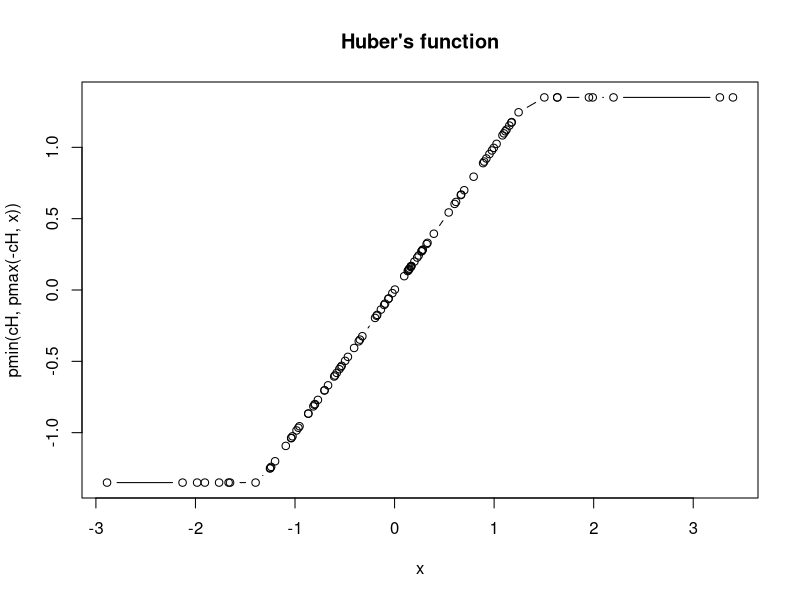
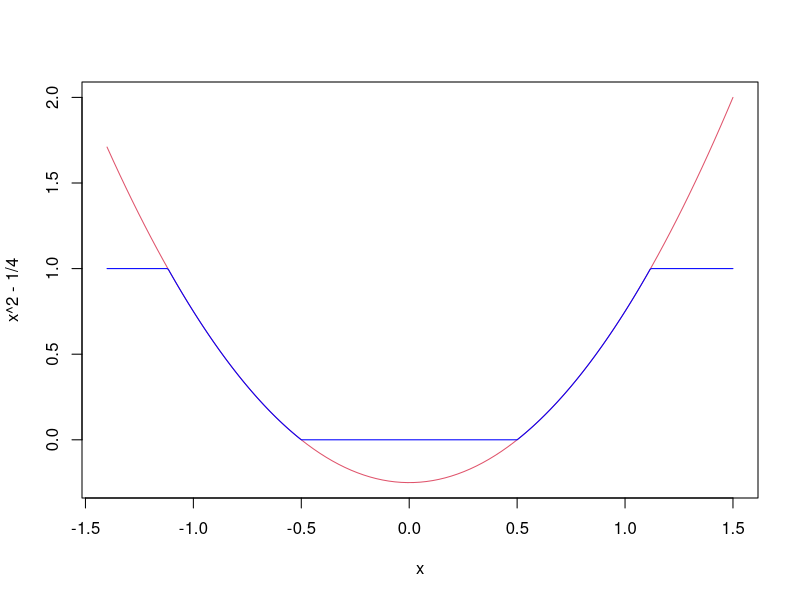
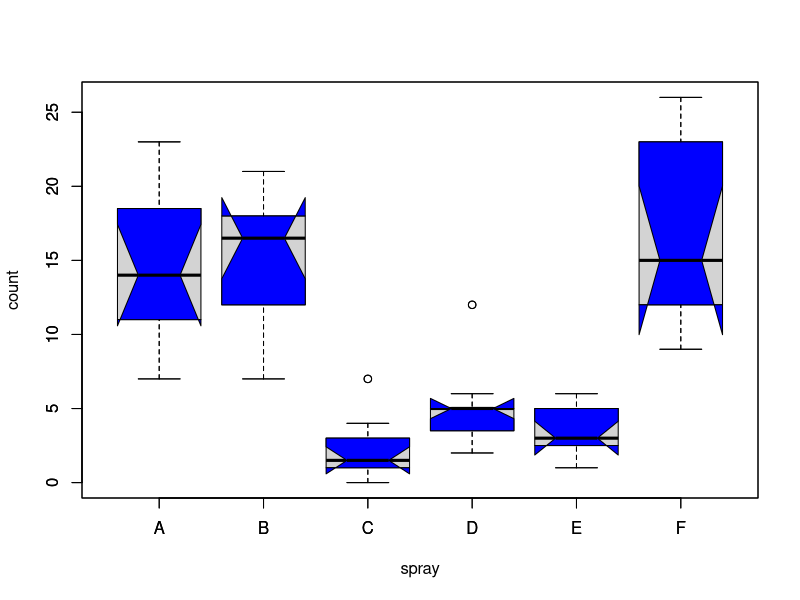
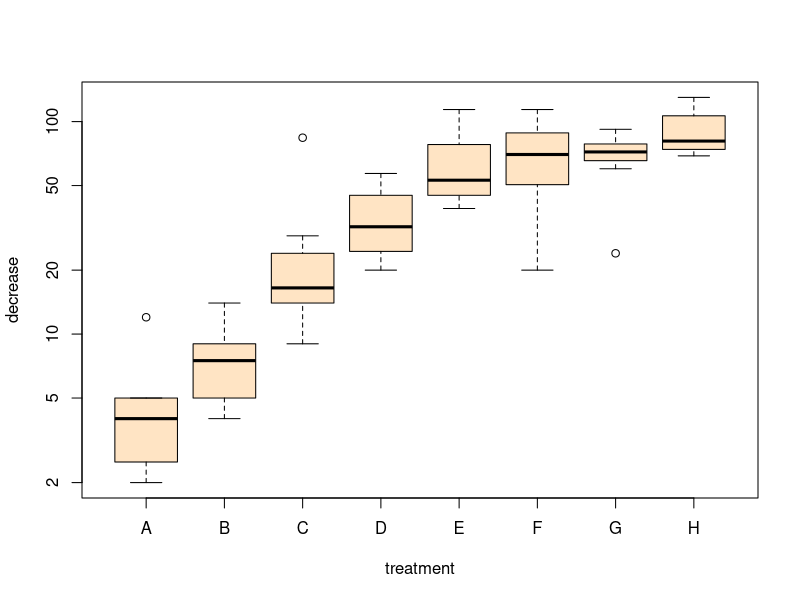
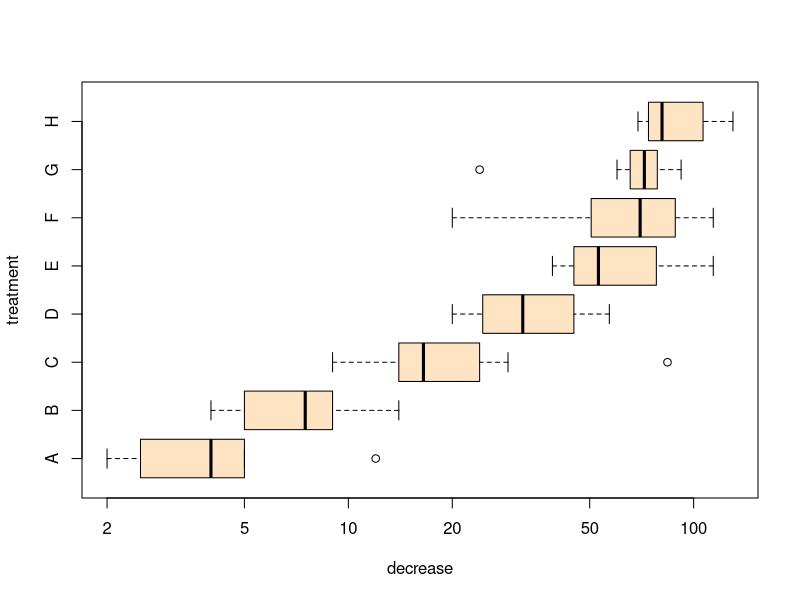
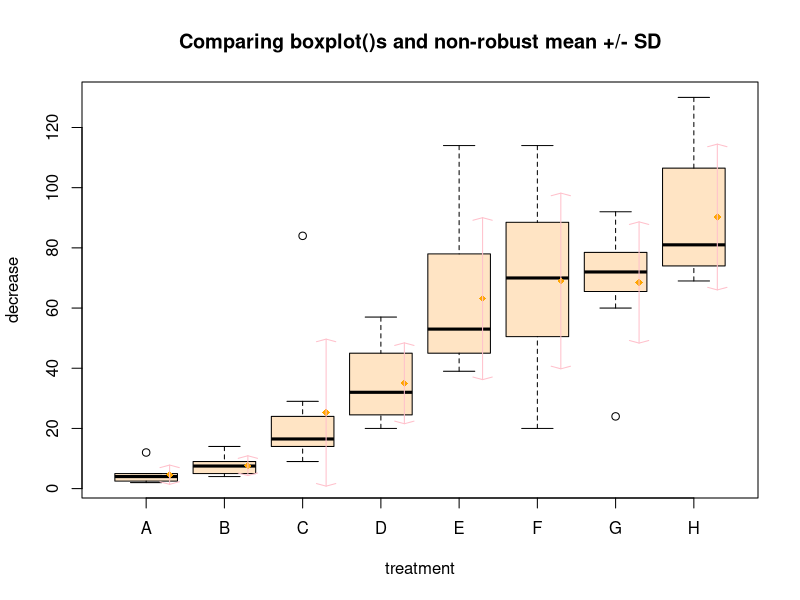
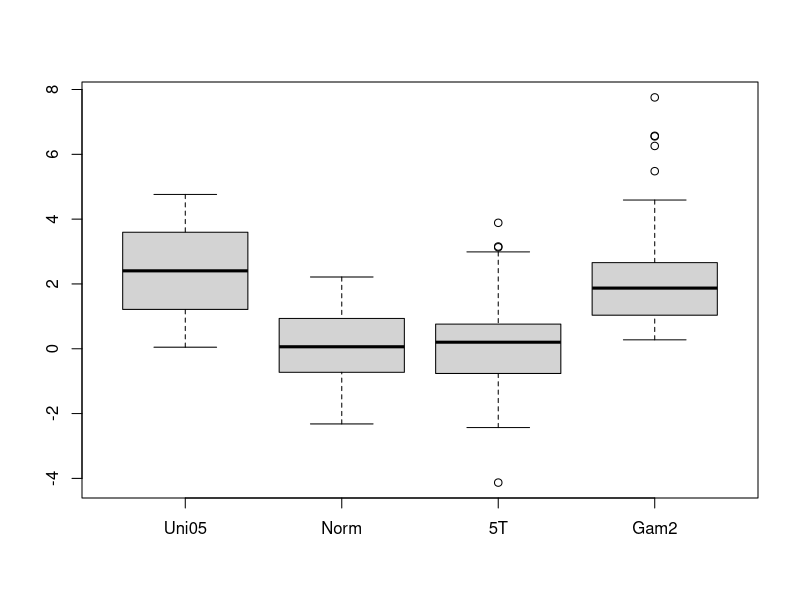
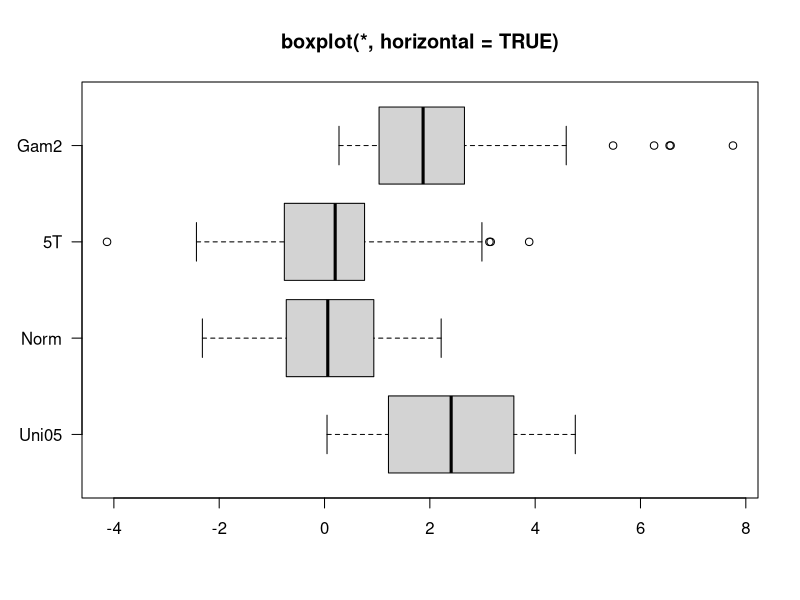

The R source for these figures, in order: (Note: this script raises an error after producing the figures.)
## ---- chunk 1
1 + 1
## ---- chunk 2
"Go Jacks"
## ---- chunk 3
3 < 4
## ---- chunk 4
2 + 2 == 5
## ---- chunk 5
T == TRUE
## ---- chunk 6
x = 42
## ---- chunk 7
x <- 42
## ---- chunk 8
x / 2
log(x)
x^2
sqrt(x)
x>1
## ---- chunk 9
x <- "Go Jacks!"
## ---- chunk 10
x
## ---- chunk 11
x <- TRUE
## ---- chunk 12
sum(1, 3, 5)
## ---- chunk 13
rep("Yo ho!", times = 3)
## ---- chunk 14
? sum 
## ---- chunk 15
example(min)
## ---- chunk 16
min(5:1, pi)  # -> one number
## ---- chunk 17
example(boxplot)  # bring example of boxplot
## ---- chunk 18
max(1, 3, 5)  # return the maximum value of a vector
## ---- chunk 19
x <- c(5, 2, 22, 11, 5)
## ---- chunk 20
c(1, TRUE, "three")
## ---- chunk 21
5:9
## ---- chunk 22
seq(5, 9)
## ---- chunk 23
seq(5, 9, .5)
## ---- chunk 24
x[4]
x[2:4]
## ---- chunk 25
y <- x[2:4]
## ---- chunk 26
y <- x[2:4]; y
## ---- chunk 27
length(x)
## ---- chunk 28
max(x)
min(x)
sum(x)
mean(x)
median(x)
summary(x)
sd(x)
## ---- chunk 29
rank(x)
sort(x)
sort(x, decreasing = T)
## ---- chunk 30
diff(x)
## ---- chunk 31
rev(x)
## ---- chunk 32
log(x)
sqrt(x)
x^2
2*x + 1
## ---- chunk 33
y <- x[-2]
y
## ---- chunk 34
c(x, 7)
append(x, 7)
## ---- chunk 35
unique(x)
## ---- chunk 36
table(x)
## ---- chunk 37
which.max(x)
which.min(x)
## ---- chunk 38
which(x == 11)
## ---- chunk 39
sample(x, 2)
## ---- chunk 40
names(x) <- c("x", "y", "z", "Amy", "John")
x
## ---- chunk 41
x["Amy"]
## ---- chunk 42
y <- c(5, 11, 8)
z <- match(y, x)
z
## ---- chunk 43
is.na(x)
is.na(z)
## ---- chunk 44
sum(z)
## ---- chunk 45
? sum
## ---- chunk 46
sum(z, na.rm = TRUE)
## ---- chunk 47
x <- seq(1, 20, 0.1)
y <- sqrt(x)
## ---- chunk 48
plot(x, y)
## ---- chunk 49
c(7, 3, 9)
## ---- chunk 50
fishes <- c(7, 3, 9)
fishes
## ---- chunk 51
barplot(fishes)  # see figure 6.1A
## ---- chunk 52
sum(fishes)
## ---- chunk 53
fishes[3]
## ---- chunk 54
fishes[2] <- fishes[2] + 1 
## ---- chunk 55
fishes[2] <- 4
fishes
## ---- chunk 56
fishes2 <- fishes - 1
fishes2
## ---- chunk 57
stolen <- c(0, 3, 4)  # a new vector
fishes2 - stolen
## ---- chunk 58
names(fishes) <- c("Tom", "Jerry", "Mickey")
## ---- chunk 59
fishes
barplot(fishes)   # see figure 6.1B
## ---- chunk 60
knitr::include_graphics("images/img0601_fish.png")
## ---- chunk 61
fishes["Jerry"]
## ---- chunk 62
2 * fishes
## ---- chunk 63
sum(fishes ^ 2)
## ---- chunk 64
y <- list(height = 5,name = "John Doe", BP = c(100, 77))  # a list with 3 components
## ---- chunk 65
y[[3]]
## ---- chunk 66
y$BP
## ---- chunk 67
result <- t.test(rnorm(100), rnorm(100))  # rnorm(100): 100 random number
result  # A list holds all  results of t-test
result$p.value  # This retrieves just the P value
result$estimate  # this returns a vector containing two values
## ---- chunk 68
? t.test
## ---- chunk 69
pvalues <- rep(1, 500)  # define a vector containing 500 numbers, all equal to 1.
for (i in 1:500) {  # Loop: The values of i takes values from 1,2,3, …, 500
     result = t.test(rnorm(100), rnorm(100))    
     pvalues[i] = result$p.value  # P values are stored in the i-th element in the vector
}  
hist(pvalues)  # define
summary(pvalues)   
sum(pvalues < 0.05)  # Count how many P values are less than 0.05. 
## ---- chunk 70
x <- "R is cool"
## ---- chunk 71
nchar(x)
## ---- chunk 72
paste(x, "!!")
## ---- chunk 73
substr(x, 6, 9)
## ---- chunk 74
strsplit(x, " ")
## ---- chunk 75
gsub("R", "Tim", x)
## ---- chunk 76
gsub(" .*", "", x)
## ---- chunk 77
grepl("is", x)
## ---- chunk 78
tolower(x)
toupper(x)
## ---- chunk 79
x <- c("ab", "cde", "d", "ab") 
## ---- chunk 80
x[2]
## ---- chunk 81
length(x)
## ---- chunk 82
unique(x)
## ---- chunk 83
duplicated(x)
## ---- chunk 84
nchar(x)
## ---- chunk 85
y <- c("ab", "e")
union(x, y)
## ---- chunk 86
intersect(x, y)
## ---- chunk 87
paste(x, "Q")
## ---- chunk 88
paste0(x, "Q")
## ---- chunk 89
paste(x, collapse = " ")
## ---- chunk 90
DNA <- "taaCCATTGtaaGAACATGGTTGTCcaaaCAAGATGCTAGT"
## ---- chunk 91
DNA <- toupper(DNA)
## ---- chunk 92
segs <- strsplit(DNA, "ATG")
## ---- chunk 93
segs <- unlist(segs)   
segs  # a vector of strings
segs[1]  # first segment
## ---- chunk 94
x <- as.matrix(iris[1:10, 1:4])
## ---- chunk 95
head(x)
## ---- chunk 96
t(x)
## ---- chunk 97
y <- 2*x+5
y
## ---- chunk 98
x + y
x * y
## ---- chunk 99
x>3
## ---- chunk 100
rowMeans(x)
colMeans(x)
rowSums(x)
colSums(x)
## ---- chunk 101
apply(x, 2, sd)
## ---- chunk 102
apply(x, 1, median)
## ---- chunk 103
heatmap(x, scale = "column", margins = c(10,5))
## ---- chunk 104
x <- iris
## ---- chunk 105
summary(x)
## ---- chunk 106
head(x)
tail(x)
## ---- chunk 107
dim(x)
## ---- chunk 108
nrow(x)
ncol(x)
## ---- chunk 109
colnames(x)
rownames(x)
## ---- chunk 110
str(x)
## ---- chunk 111
x[2, 3]
## ---- chunk 112
x[1:10, 2:4]
## ---- chunk 113
x[, 1]
## ---- chunk 114
x$Sepal.Length
## ---- chunk 115
mean(x$Sepal.Length)
## ---- chunk 116
y <- subset(x, Species == "setosa")
head(y)
subset(x, Sepal.Length > 7)
## ---- chunk 117
x$id <- 1:150
head(x)
## ---- chunk 118
y <- rnorm(150)
x2 <- cbind(x, y)
head(x2)
## ---- chunk 119
newRow <- c(1, 1, 1, 1, "setosa", 151)
x3 <- rbind(x, newRow)
tail(x3)
## ---- chunk 120
y <- x[order(x[, 1]), ]
head(y)
y <- x[rev(order(x[, 2])), ]
head(y)
## ---- chunk 121
boxplot(Sepal.Length ~ Species, x)
## ---- chunk 122
aggregate(. ~ Species, x, mean)
## ---- chunk 123
m <- aov(Sepal.Length ~ Species, x)
summary(m)
## ---- chunk 124
m <- lm(Sepal.Length ~ Sepal.Width + Petal.Length, x)
summary(m)
## ---- chunk 125
y <- data.frame(id = 1:100, rand = rnorm(100))
head(y)
tail(y)
## ---- chunk 126
z <- merge(x, y, by = "id")
head(z)
summary(z)
